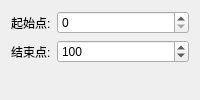
                   <widget class="QWidget" name="chromatographyLinearBaselinePage">
                    <layout class="QFormLayout" name="chromatographyLinearBaselineLayout">
                     <item row="0" column="0">
                      <widget class="QLabel" name="chromatographyLinearBaselineStartLabel">
                       <property name="text">
                        <string>起始点:</string>
                       </property>
                      </widget>
                     </item>
                     <item row="0" column="1">
                      <widget class="QSpinBox" name="chromatographyLinearBaselineStartSpinBox">
                       <property name="minimum">
                        <number>0</number>
                       </property>
                       <property name="maximum">
                        <number>1000</number>
                       </property>
                       <property name="value">
                        <number>0</number>
                       </property>
                      </widget>
                     </item>
                     <item row="1" column="0">
                      <widget class="QLabel" name="chromatographyLinearBaselineEndLabel">
                       <property name="text">
                        <string>结束点:</string>
                       </property>
                      </widget>
                     </item>
                     <item row="1" column="1">
                      <widget class="QSpinBox" name="chromatographyLinearBaselineEndSpinBox">
                       <property name="minimum">
                        <number>1</number>
                       </property>
                       <property name="maximum">
                        <number>1000</number>
                       </property>
                       <property name="value">
                        <number>100</number>
                       </property>
                      </widget>
                     </item>
                    </layout>
                   </widget>
